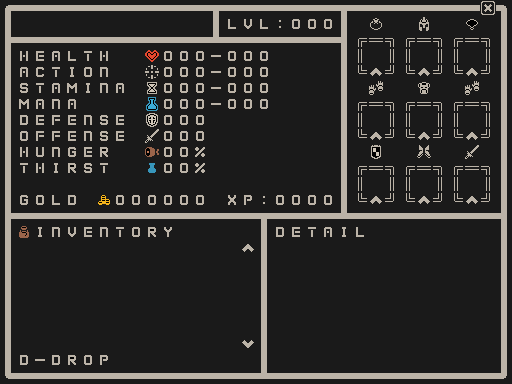

This is a level from a 2D game, rendered from its Tiled map with the project's own tilesets. A one-line summary and the map file follow, with tile-layer data summarised:
An orthogonal 32x24 tile map with 16x16 px tiles, 1 tile layer (Tile Layer 1) and 40 objects (40x 0).

<map version="1.8" tiledversion="1.8.1" orientation="orthogonal" renderorder="right-down" width="32" height="24" tilewidth="16" tileheight="16" infinite="0" nextlayerid="3" nextobjectid="47">
 <tileset firstgid="1" source="RougeLike.tsx" />
 <layer id="1" name="Tile Layer 1" width="32" height="24">
  <properties>
   <property name="Field" type="object" value="0" />
  </properties>
  <data>[768 cells, 768 non-empty, 50 distinct tile ids]</data>
 </layer>
 <objectgroup id="2" name="Fields">
  <object id="3" name="fNAME" type="0" x="16" y="16" width="192" height="16" />
  <object id="4" name="fHEALTH" type="0" x="160" y="48" width="48" height="16" />
  <object id="5" name="fOFFENSE" type="0" x="160" y="128" width="48" height="16" />
  <object id="6" name="fTHIRST" type="0" x="160" y="160" width="48" height="16" />
  <object id="7" name="fMANA" type="0" x="160" y="96" width="48" height="16" />
  <object id="31" name="fMANA_MAX" type="0" x="224" y="96" width="48" height="16" />
  <object id="32" name="fLEVEL" type="0" x="288" y="16" width="48" height="16" />
  <object id="33" name="fXP" type="0" x="272" y="192" width="64" height="16" />
  <object id="8" name="fHUNGER" type="0" x="160" y="144" width="48" height="16" />
  <object id="9" name="fDEFENSE" type="0" x="160" y="112" width="48" height="16" />
  <object id="10" name="fGOLD" type="0" x="112" y="192" width="96" height="16" />
  <object id="11" name="fEQ_HELMET" type="0" x="368" y="48" width="16" height="16" />
  <object id="12" name="fEQ_RING" type="0" x="416" y="48" width="16" height="16" />
  <object id="13" name="fEQ_NECKLACE" type="0" x="464" y="48" width="16" height="16" />
  <object id="37" name="fb_EXIT" type="0" x="480" y="0" width="16" height="16">
   <properties>
    <property name="ACTIVATED_TILE" type="int" value="2087" />
    <property name="BUTTON" type="int" value="255" />
   </properties>
  </object>
  <object id="14" name="fEQ_RIGHT_GLOVE" type="0" x="368" y="112" width="16" height="16" />
  <object id="15" name="fEQ_ARMOR" type="0" x="416" y="112" width="16" height="16" />
  <object id="16" name="fEQ_LEFT_GLOVE" type="0" x="464" y="112" width="16" height="16" />
  <object id="17" name="fEQ_SHIELD" type="0" x="368" y="176" width="16" height="16" />
  <object id="18" name="fEQ_BOOTS" type="0" x="416" y="176" width="16" height="16" />
  <object id="19" name="fEQ_WEAPON" type="0" x="464" y="176" width="16" height="16" />
  <object id="20" name="fINV_LIST" type="0" x="12" y="240" width="228" height="112" />
  <object id="25" name="fbINV_SCROLL_UP" type="0" x="240" y="240" width="16" height="16">
   <properties>
    <property name="BUTTON" type="int" value="202" />
   </properties>
  </object>
  <object id="35" name="fbINV_SCROLL_DOWN" type="0" x="240" y="336" width="16" height="16">
   <properties>
    <property name="BUTTON" type="int" value="201" />
   </properties>
  </object>
  <object id="26" name="fSTAMINA" type="0" x="160" y="80" width="48" height="16" />
  <object id="30" name="fSTAMINA_MAX" type="0" x="224" y="80" width="48" height="16" />
  <object id="27" name="fACTION" type="0" x="160" y="64" width="48" height="16" />
  <object id="28" name="fHEALTH_MAX" type="0" x="224" y="48" width="48" height="16" />
  <object id="29" name="fACTION_MAX" type="0" x="224" y="64" width="48" height="16" />
  <object id="34" name="fINV_DETAIL" type="0" x="272" y="240" width="224" height="112" />
  <object id="36" name="fbINV_DROP" type="0" x="12" y="352" width="100" height="16">
   <properties>
    <property name="BUTTON" type="int" value="200" />
   </properties>
  </object>
  <object id="38" name="fbINV_EQ_RING" type="0" x="367.936" y="64.66" width="16" height="16">
   <properties>
    <property name="ACTIVATED_TILE" type="int" value="2087" />
    <property name="BUTTON" type="int" value="210" />
   </properties>
  </object>
  <object id="39" name="fbINV_EQ_HELMET" type="0" x="415.323" y="64.0281" width="16" height="16">
   <properties>
    <property name="ACTIVATED_TILE" type="int" value="2087" />
    <property name="BUTTON" type="int" value="211" />
   </properties>
  </object>
  <object id="40" name="fbINV_EQ_NECKLACE" type="0" x="463.974" y="64.0281" width="16" height="16">
   <properties>
    <property name="ACTIVATED_TILE" type="int" value="2087" />
    <property name="BUTTON" type="int" value="212" />
   </properties>
  </object>
  <object id="41" name="fbINV_EQ_RIGHT_GLOVE" type="0" x="367.304" y="128.474" width="16" height="16">
   <properties>
    <property name="ACTIVATED_TILE" type="int" value="2087" />
    <property name="BUTTON" type="int" value="213" />
   </properties>
  </object>
  <object id="42" name="fbINV_EQ_BODYARMOR" type="0" x="415.955" y="127.843" width="16" height="16">
   <properties>
    <property name="ACTIVATED_TILE" type="int" value="2087" />
    <property name="BUTTON" type="int" value="214" />
   </properties>
  </object>
  <object id="43" name="fbINV_EQ_LEFT_GLOVE" type="0" x="463.974" y="128.474" width="16" height="16">
   <properties>
    <property name="ACTIVATED_TILE" type="int" value="2087" />
    <property name="BUTTON" type="int" value="215" />
   </properties>
  </object>
  <object id="44" name="fbINV_EQ_SHIELD" type="0" x="367.304" y="192.921" width="16" height="16">
   <properties>
    <property name="ACTIVATED_TILE" type="int" value="2087" />
    <property name="BUTTON" type="int" value="216" />
   </properties>
  </object>
  <object id="45" name="fbINV_EQ_BOOTS" type="0" x="416.587" y="193.552" width="16" height="16">
   <properties>
    <property name="ACTIVATED_TILE" type="int" value="2087" />
    <property name="BUTTON" type="int" value="217" />
   </properties>
  </object>
  <object id="46" name="fbINV_EQ_WEAPON" type="0" x="463.974" y="193.552" width="16" height="16">
   <properties>
    <property name="ACTIVATED_TILE" type="int" value="2087" />
    <property name="BUTTON" type="int" value="218" />
   </properties>
  </object>
 </objectgroup>
</map>
